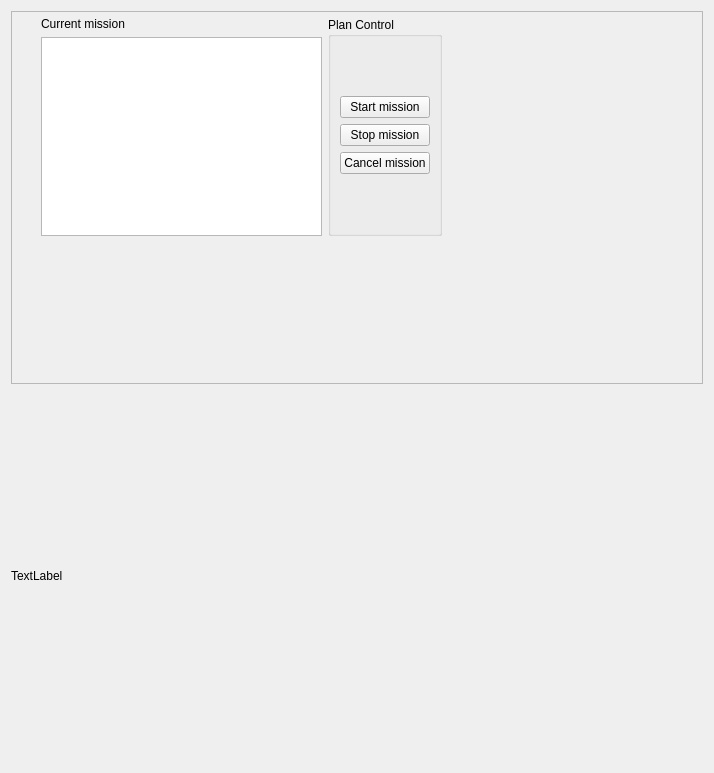
<?xml version="1.0" encoding="UTF-8"?>
<ui version="4.0">
 <class>local_guiDlg</class>
 <widget class="QWidget" name="local_guiDlg">
  <property name="geometry">
   <rect>
    <x>0</x>
    <y>0</y>
    <width>714</width>
    <height>773</height>
   </rect>
  </property>
  <property name="windowTitle">
   <string>Controller</string>
  </property>
  <layout class="QVBoxLayout" name="verticalLayout_2">
   <item>
    <layout class="QVBoxLayout" name="verticalLayout">
     <item>
      <widget class="QFrame" name="frame">
       <property name="minimumSize">
        <size>
         <width>300</width>
         <height>0</height>
        </size>
       </property>
       <property name="frameShape">
        <enum>QFrame::StyledPanel</enum>
       </property>
       <property name="frameShadow">
        <enum>QFrame::Raised</enum>
       </property>
       <widget class="QWidget" name="">
        <property name="geometry">
         <rect>
          <x>30</x>
          <y>6</y>
          <width>401</width>
          <height>219</height>
         </rect>
        </property>
        <layout class="QHBoxLayout" name="horizontalLayout">
         <item>
          <layout class="QVBoxLayout" name="verticalLayout_5">
           <item>
            <widget class="QLabel" name="label">
             <property name="text">
              <string>Current mission</string>
             </property>
            </widget>
           </item>
           <item>
            <widget class="QPlainTextEdit" name="current_plan"/>
           </item>
          </layout>
         </item>
         <item>
          <widget class="QGroupBox" name="groupBox">
           <property name="title">
            <string>Plan Control</string>
           </property>
           <layout class="QVBoxLayout" name="verticalLayout_4">
            <item>
             <layout class="QVBoxLayout" name="verticalLayout_3">
              <item>
               <widget class="QPushButton" name="pushButton_start_mission">
                <property name="text">
                 <string>Start mission</string>
                </property>
               </widget>
              </item>
              <item>
               <widget class="QPushButton" name="pushButton_stop_mission">
                <property name="text">
                 <string>Stop mission</string>
                </property>
               </widget>
              </item>
              <item>
               <widget class="QPushButton" name="pushButton_cancel_mission">
                <property name="text">
                 <string>Cancel mission</string>
                </property>
               </widget>
              </item>
             </layout>
            </item>
           </layout>
          </widget>
         </item>
        </layout>
       </widget>
      </widget>
     </item>
     <item>
      <widget class="QLabel" name="label_rgb">
       <property name="minimumSize">
        <size>
         <width>640</width>
         <height>0</height>
        </size>
       </property>
       <property name="text">
        <string>TextLabel</string>
       </property>
      </widget>
     </item>
    </layout>
   </item>
  </layout>
 </widget>
 <resources/>
 <connections/>
</ui>
